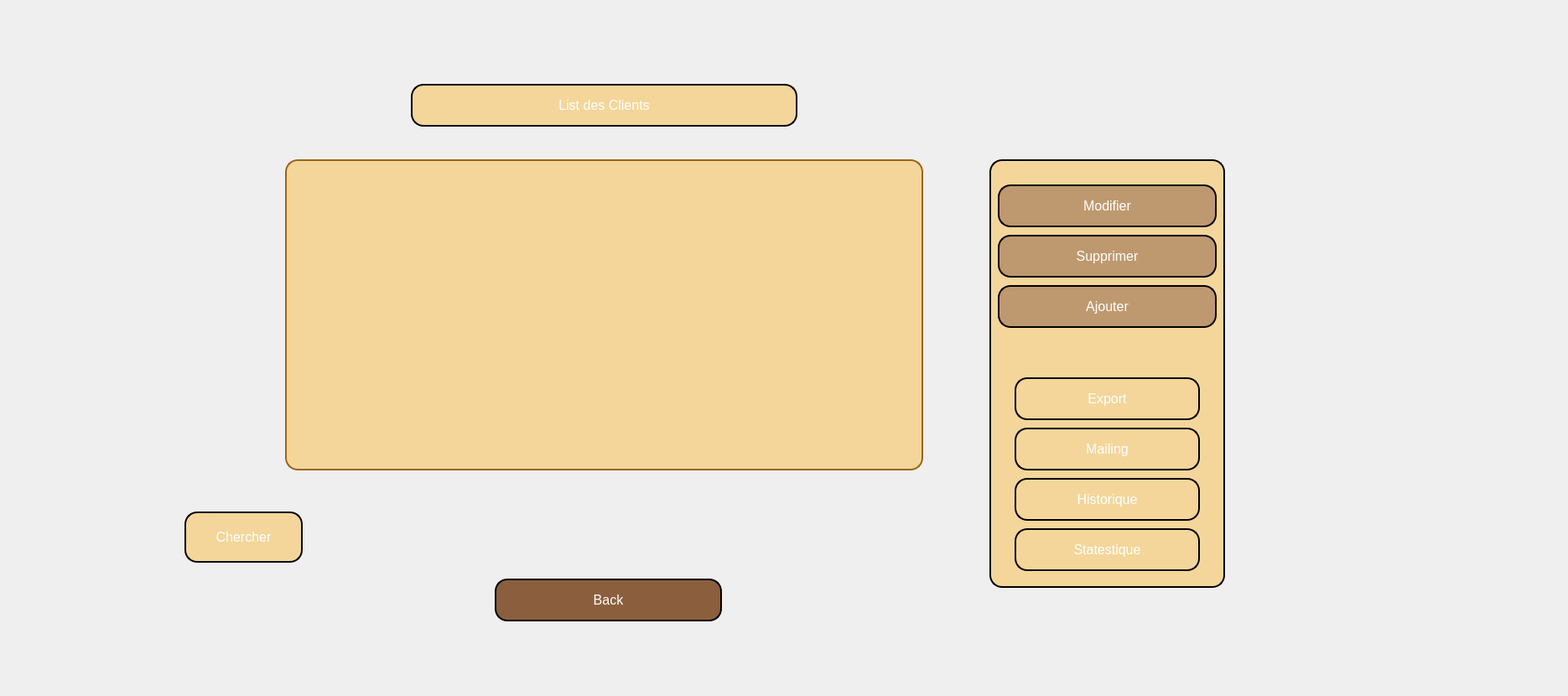
    <widget class="QWidget" name="gestionclient">
     <widget class="QPushButton" name="Back_gestion">
      <property name="geometry">
       <rect>
        <x>590</x>
        <y>690</y>
        <width>271</width>
        <height>51</height>
       </rect>
      </property>
      <property name="styleSheet">
       <string notr="true">QPushButton {
    font-size: 12pt; /* Larger font size */
    border: 2px solid #000000; /* Black border */
    border-radius: 15px; /* Rounded corners */
    padding: 12px 24px; /* Increased padding for better spacing */
    color: #ffffff; /* White text */
    background-color: #8b5f3d; /* Gold background */
}

QPushButton:hover {
    background-color: #9e4b0f; /* Darker gold on hover */
}

QPushButton:pressed {
    background-color: #9e4b0f; /* Darker gold when pressed */
}
</string>
      </property>
      <property name="text">
       <string>Back</string>
      </property>
     </widget>
     <widget class="QPushButton" name="pushButton">
      <property name="geometry">
       <rect>
        <x>490</x>
        <y>100</y>
        <width>461</width>
        <height>51</height>
       </rect>
      </property>
      <property name="styleSheet">
       <string notr="true">QPushButton {
    font-size: 12pt; /* Larger font size */
    border: 2px solid #000000; /* Black border */
    border-radius: 15px; /* Rounded corners */
    padding: 10px 20px; /* Padding */
    color: #ffffff; /* White text */
    background-color: #f4d69a; /* Gold background */
}

QPushButton:hover {
    background-color: #e0b75e; /* Lighter gold on hover */
}

QPushButton:pressed {
    background-color: #d0a04c; /* Slightly darker gold when pressed */
}
</string>
      </property>
      <property name="text">
       <string>List des Clients</string>
      </property>
     </widget>
     <widget class="QPushButton" name="ModifierButton">
      <property name="geometry">
       <rect>
        <x>1190</x>
        <y>220</y>
        <width>261</width>
        <height>51</height>
       </rect>
      </property>
      <property name="styleSheet">
       <string notr="true">QPushButton {
    font-size: 12pt; /* Larger font size */
    border: 2px solid #000000; /* Black border */
    border-radius: 15px; /* Rounded corners */
    padding: 12px 24px; /* Increased padding for better spacing */
    color: #ffffff; /* White text */
    background-color: #be996f; /* Gold background */
}

QPushButton:hover {
    background-color: #8b5f3d; /* Darker gold on hover */
}

QPushButton:pressed {
    background-color: #9e4b0f; /* Darker gold when pressed */
}
</string>
      </property>
      <property name="text">
       <string>Modifier</string>
      </property>
     </widget>
     <widget class="QPushButton" name="pushButton_19">
      <property name="geometry">
       <rect>
        <x>1210</x>
        <y>570</y>
        <width>221</width>
        <height>51</height>
       </rect>
      </property>
      <property name="styleSheet">
       <string notr="true">QPushButton {
    font-size: 12pt; /* Larger font size */
    border: 2px solid #000000; /* Black border */
    border-radius: 15px; /* Rounded corners */
    padding: 12px 24px; /* Increased padding for better spacing */
    color: #ffffff; /* White text */
    background-color: #f4d69a; /* Gold background */
}


</string>
      </property>
      <property name="text">
       <string>Historique</string>
      </property>
     </widget>
     <widget class="QPushButton" name="pushButton_13">
      <property name="geometry">
       <rect>
        <x>1180</x>
        <y>190</y>
        <width>281</width>
        <height>511</height>
       </rect>
      </property>
      <property name="styleSheet">
       <string notr="true">QPushButton {
    font-size: 12pt; /* Larger font size */
    border: 2px solid #000000; /* Black border */
    border-radius: 15px; /* Rounded corners */
    padding: 12px 24px; /* Increased padding for better spacing */
    color: #ffffff; /* White text */
    background-color: #f4d69a; /* Gold background */
}

</string>
      </property>
      <property name="text">
       <string/>
      </property>
     </widget>
     <widget class="QPushButton" name="stat_cl">
      <property name="geometry">
       <rect>
        <x>1210</x>
        <y>630</y>
        <width>221</width>
        <height>51</height>
       </rect>
      </property>
      <property name="styleSheet">
       <string notr="true">QPushButton {
    font-size: 12pt; /* Larger font size */
    border: 2px solid #000000; /* Black border */
    border-radius: 15px; /* Rounded corners */
    padding: 12px 24px; /* Increased padding for better spacing */
    color: #ffffff; /* White text */
    background-color: #f4d69a; /* Gold background */
}


</string>
      </property>
      <property name="text">
       <string>Statestique</string>
      </property>
     </widget>
     <widget class="QPushButton" name="Supprimer_Button">
      <property name="geometry">
       <rect>
        <x>1190</x>
        <y>280</y>
        <width>261</width>
        <height>51</height>
       </rect>
      </property>
      <property name="styleSheet">
       <string notr="true">QPushButton {
    font-size: 12pt; /* Larger font size */
    border: 2px solid #000000; /* Black border */
    border-radius: 15px; /* Rounded corners */
    padding: 12px 24px; /* Increased padding for better spacing */
    color: #ffffff; /* White text */
    background-color: #be996f; /* Gold background */
}

QPushButton:hover {
    background-color: #8b5f3d; /* Darker gold on hover */
}

QPushButton:pressed {
    background-color: #9e4b0f; /* Darker gold when pressed */
}
</string>
      </property>
      <property name="text">
       <string>Supprimer</string>
      </property>
     </widget>
     <widget class="QPushButton" name="chercher">
      <property name="geometry">
       <rect>
        <x>220</x>
        <y>610</y>
        <width>141</width>
        <height>61</height>
       </rect>
      </property>
      <property name="styleSheet">
       <string notr="true">QPushButton {
    font-size: 12pt; /* Larger font size */
    border: 2px solid #000000; /* Black border */
    border-radius: 15px; /* Rounded corners */
    padding: 12px 24px; /* Increased padding for better spacing */
    color: #ffffff; /* White text */
    background-color: #f4d69a; /* Gold background */
}

QPushButton:hover {
    background-color: #e0b75e; /* Lighter gold on hover */
}

QPushButton:pressed {
    background-color: #d0a04c; /* Slightly darker gold when pressed */
}
</string>
      </property>
      <property name="text">
       <string>Chercher</string>
      </property>
     </widget>
     <widget class="QPushButton" name="mailing">
      <property name="geometry">
       <rect>
        <x>1210</x>
        <y>510</y>
        <width>221</width>
        <height>51</height>
       </rect>
      </property>
      <property name="styleSheet">
       <string notr="true">QPushButton {
    font-size: 12pt; /* Larger font size */
    border: 2px solid #000000; /* Black border */
    border-radius: 15px; /* Rounded corners */
    padding: 12px 24px; /* Increased padding for better spacing */
    color: #ffffff; /* White text */
    background-color: #f4d69a; /* Gold background */
}


</string>
      </property>
      <property name="text">
       <string>Mailing</string>
      </property>
     </widget>
     <widget class="QPushButton" name="AjoutButton">
      <property name="geometry">
       <rect>
        <x>1190</x>
        <y>340</y>
        <width>261</width>
        <height>51</height>
       </rect>
      </property>
      <property name="styleSheet">
       <string notr="true">QPushButton {
    font-size: 12pt; /* Larger font size */
    border: 2px solid #000000; /* Black border */
    border-radius: 15px; /* Rounded corners */
    padding: 12px 24px; /* Increased padding for better spacing */
    color: #ffffff; /* White text */
    background-color: #be996f; /* Gold background */
}

QPushButton:hover {
    background-color: #8b5f3d; /* Darker gold on hover */
}

QPushButton:pressed {
    background-color: #9e4b0f; /* Darker gold when pressed */
}
</string>
      </property>
      <property name="text">
       <string>Ajouter</string>
      </property>
     </widget>
     <widget class="QTableView" name="tableView">
      <property name="geometry">
       <rect>
        <x>340</x>
        <y>190</y>
        <width>761</width>
        <height>371</height>
       </rect>
      </property>
      <property name="styleSheet">
       <string notr="true">QTableView {
    background-color: #f4d69a; /* Light brown background color */
    border: 2px solid #996515; /* Dark brown border with 2px width */
    border-radius: 15px; /* Border radius of 15px for rounded corners */
}

QTableView::item {
    color: #3a3a3a; /* Dark gray text color */
    font-family: Arial, sans-serif; /* Font family */
    font-size: 14px; /* Font size */
}

QTableView::item:selected {
    background-color: #e0b86e; /* Lighter brown background color for selected items */
}

QTableView::item:focus {
    background-color: #996515; /* Dark brown background color for focused items */
}

QScrollBar:vertical {
    border: 1px solid #996515; /* Dark brown border for vertical scrollbar */
    background: #f4d69a; /* Light brown background color for vertical scrollbar */
    width: 20px; /* Width of the vertical scrollbar */
    margin: 0px 0px 0px 0px; /* Margin */
}

QScrollBar::handle:vertical {
    background: #996515; /* Dark brown handle color for vertical scrollbar */
    min-height: 20px; /* Minimum height of the handle */
    border-radius: 10px; /* Border radius of the handle */
}

QScrollBar::handle:vertical:hover {
    background: #6b472e; /* Darker brown handle color for vertical scrollbar on hover */
}

QScrollBar::add-line:vertical {
    border: 1px solid #996515; /* Dark brown border for vertical scrollbar add line */
    background: #f4d69a; /* Light brown background color for vertical scrollbar add line */
    height: 20px; /* Height of the add line */
    subcontrol-position: bottom; /* Position at the bottom */
    subcontrol-origin: margin; /* Origin from the margin */
}

QScrollBar::sub-line:vertical {
    border: 1px solid #996515; /* Dark brown border for vertical scrollbar sub line */
    background: #f4d69a; /* Light brown background color for vertical scrollbar sub line */
    height: 20px; /* Height of the sub line */
    subcontrol-position: top; /* Position at the top */
    subcontrol-origin: margin; /* Origin from the margin */
}

QScrollBar::up-arrow:vertical, QScrollBar::down-arrow:vertical {
    border: 1px solid #996515; /* Dark brown border for vertical scrollbar arrows */
    width: 10px; /* Width of the arrows */
    height: 10px; /* Height of the arrows */
    background: #f4d69a; /* Light brown background color for arrows */
}

QScrollBar::add-page:vertical, QScrollBar::sub-page:vertical {
    background: none; /* No background for page */
}</string>
      </property>
     </widget>
     <widget class="QPushButton" name="pdf_cl">
      <property name="geometry">
       <rect>
        <x>1210</x>
        <y>450</y>
        <width>221</width>
        <height>51</height>
       </rect>
      </property>
      <property name="styleSheet">
       <string notr="true">QPushButton {
    font-size: 12pt; /* Larger font size */
    border: 2px solid #000000; /* Black border */
    border-radius: 15px; /* Rounded corners */
    padding: 12px 24px; /* Increased padding for better spacing */
    color: #ffffff; /* White text */
    background-color: #f4d69a; /* Gold background */
}


</string>
      </property>
      <property name="text">
       <string>Export</string>
      </property>
     </widget>
     <widget class="QLabel" name="label_76">
      <property name="geometry">
       <rect>
        <x>1430</x>
        <y>-30</y>
        <width>291</width>
        <height>241</height>
       </rect>
      </property>
      <property name="text">
       <string/>
      </property>
      <property name="pixmap">
       <pixmap>../../Downloads/422871135_3753649611547138_2993912555110327539_n-removebg-preview.png</pixmap>
      </property>
      <property name="scaledContents">
       <bool>true</bool>
      </property>
     </widget>
     <widget class="QLabel" name="label_77">
      <property name="geometry">
       <rect>
        <x>140</x>
        <y>0</y>
        <width>1721</width>
        <height>821</height>
       </rect>
      </property>
      <property name="text">
       <string/>
      </property>
      <property name="pixmap">
       <pixmap>../../Downloads/fablab-1020x512.jpg</pixmap>
      </property>
      <property name="scaledContents">
       <bool>true</bool>
      </property>
     </widget>
     <zorder>label_77</zorder>
     <zorder>pushButton_13</zorder>
     <zorder>stat_cl</zorder>
     <zorder>chercher</zorder>
     <zorder>mailing</zorder>
     <zorder>Supprimer_Button</zorder>
     <zorder>ModifierButton</zorder>
     <zorder>pushButton_19</zorder>
     <zorder>Back_gestion</zorder>
     <zorder>AjoutButton</zorder>
     <zorder>tableView</zorder>
     <zorder>pushButton</zorder>
     <zorder>pdf_cl</zorder>
     <zorder>label_76</zorder>
    </widget>
